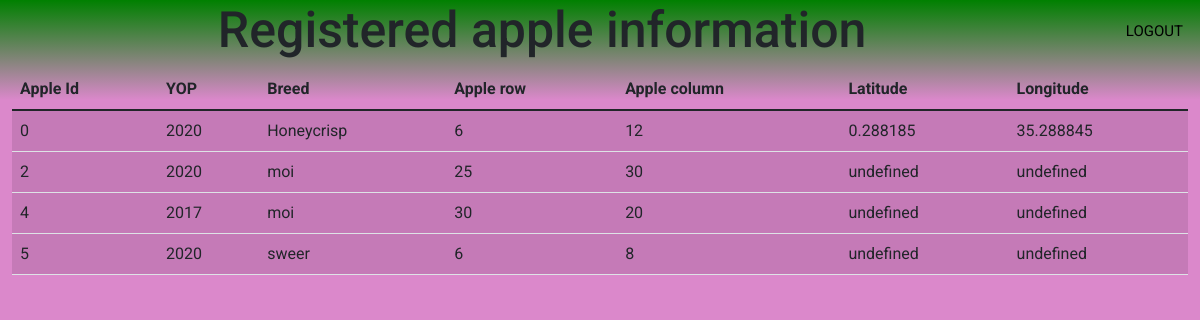
/MoiFarm/admin-view-apples.php, run on the app's committed database.
### tables this page shows
CREATE TABLE `apples` (
  `id` int(11) NOT NULL,
  `apple_id` int(11) NOT NULL,
  `yop` int(11) NOT NULL,
  `breed` varchar(50) NOT NULL,
  `apple_row` int(11) NOT NULL,
  `apple_column` int(11) NOT NULL,
  `latitude` varchar(255) NOT NULL,
  `longitude` varchar(255) NOT NULL
);

### MoiFarm/admin-view-apples.php (the view, shortened to what this page needs)
<!DOCTYPE html>
<html>
<head>
    <link href="css/bootstrap.min.css" rel="stylesheet" >
	<link href="css/font-awesome.min.css" rel="stylesheet" >
    <link rel="stylesheet" href="https://cdn.jsdelivr.net/npm/@fortawesome/fontawesome-free@6.2.1/css/fontawesome.min.css"
>
    <link  rel="stylesheet" href="bootstrap-5.0.2-dist/css/bootstrap.min.css"/>
    <link href="https://cdn.jsdelivr.net/npm/bootstrap@5.0.2/dist/css/bootstrap.min.css" rel="stylesheet">
</head>
<body>
<div class="container-fluid" style="margin-bottom:2px; background:linear-gradient(green, #db88cb); height: 100px;">
<div class="col-md-12">
    <nav >
        <ul class="nav-bar">
            <li><a href="logout.php"><i style="margin-right:5px;" class="fa-regular fa-right-from-bracket"></i>Logout</a></li>
        </ul>
    </nav>
    <h1>Registered apple information</h1>
<?php
require ("dbConnection.php");
$stmt = $conn->prepare ("SELECT * FROM apples ORDER BY apple_id ASC");
$stmt->execute();
$result = $stmt->get_result();
if ($result->num_rows > 0) {
    echo '<div class="table">
    <table class="table table-striped table-hover align-middle">
      <thead>
        <tr>
            <th>Apple Id</th>
            <th>YOP</th><th>Breed</th>
            <th>Apple row</th>
            <th>Apple column</th>
            <th>Latitude</th>
            <th>Longitude</th>
        </tr>
      </thead>';
while ($row = $result->fetch_assoc()){
    echo '<tr>';
    echo '<td>' . $row['apple_id'] . '</td>';
    echo '<td>' . $row['yop'] . '</td>';
    echo '<td>' . $row['breed'] . '</td>';
    echo '<td>' . $row['apple_row'] . '</td>';
    echo '<td>' . $row['apple_column'] . '</td>';
    echo '<td>' . $row['latitude'] . '</td>';
    echo '<td>' . $row['longitude'] . '</td>';
    echo '<tr>';
}
    echo '</table>';
    echo '</div>';
} else {
    echo '<p>No registered information found.</p>';
}
?>
</div>
</div>
</body>
</html>

### MoiFarm/admin-view-apples.php (style rules this page uses)
body { font-family: 'Roboto', sans-serif; background: #db88cb; }
h1 { text-align: center; font-size: 50px; }
.nav-bar { margin-top:10px; list-style-type: none; text-transform: uppercase; font-size: 15px; float:right; }
li { margin: 10px 5px; }
a { text-decoration: none; color: black; }

### data on the page
apples: apple "0", yop "2020", breed "Honeycrisp", apple_row "6", apple_column "12", latitude "0.288185", longitude "35.288845"
apples: apple "2", yop "2020", breed "moi", apple_row "25", apple_column "30", latitude "undefined", longitude "undefined"
apples: apple "4", yop "2017", breed "moi", apple_row "30", apple_column "20", latitude "undefined", longitude "undefined"
apples: apple "5", yop "2020", breed "sweer", apple_row "6", apple_column "8", latitude "undefined", longitude "undefined"
